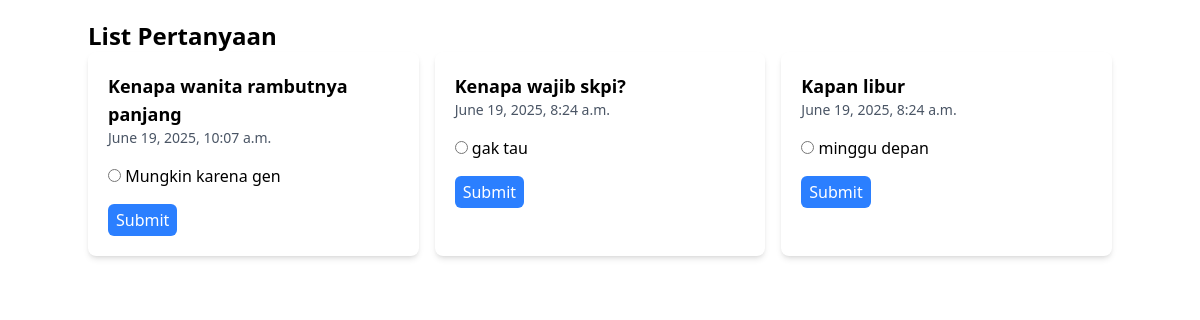
The page / on the database its author committed.
### polls/models.py (models this page shows)
class Question(models.Model):
    question_text = models.CharField(max_length=200)
    pub_date = models.DateTimeField('date published')

class Choice(models.Model):
    question = models.ForeignKey(Question, on_delete=models.CASCADE)
    choice_text = models.CharField(max_length=200)
    votes = models.IntegerField(default=0)

### polls/views.py (the view)
# urls.py: path("", views.html_index, name="html_index"),
def html_index(request):
  lates_question_list = Question.objects.order_by('-pub_date')[:5]
  answer_list = Choice.objects.all()
  context = {
    "latest_question_list": lates_question_list,
    "answer_list": answer_list
  }
  return render(request, "index.html", context)

### polls/templates/index.html (shortened to what this page needs)
<!DOCTYPE html>
<html lang="en">
<head>
    <script src="https://cdn.jsdelivr.net/npm/@tailwindcss/browser@4"></script>
</head>
<body>
    <div class="container mx-auto py-5">
        <h1 class="text-2xl font-bold">
            List Pertanyaan
        </h1>
        <div class="grid grid-cols-1 md:grid-cols-2 lg:grid-cols-3 gap-4">
            {% for question in latest_question_list %}
                <div class="bg-white rounded-lg shadow-md p-5">
                    <h2 class="text-lg font-semibold">{{ question.question_text }}</h2>
                    <p class="text-sm text-gray-600">{{ question.pub_date }}</p>
                    <form action="{% url 'submit_vote' question.id %}" method="post" class="mt-4">
                        {% for answer in answer_list %}
                            {% if answer.question == question %}
                                <label for="answer{{ forloop.counter }}" class="w-full block cursor-pointer">
                                    <input type="radio" name="answer" value="{{ answer.id }}" id="answer{{ forloop.counter }}">
                                    {{ answer.choice_text }}
                                </label>
                            {% endif %}
                        {% endfor %}
                        <button type="submit" class="cursor-pointer mt-4 bg-blue-500 text-white px-2 py-1 rounded-md">
                            Submit
                        </button>
                    </form>
                </div>
            {% endfor %}
        </div>
    </div>
</body>
</html>

### rows shown on the page
Question: question_text "Kenapa wanita rambutnya panjang", pub_date "June 19, 2025, 10:07 a.m."
Choice: choice_text "Mungkin karena gen"
Question: question_text "Kenapa wajib skpi?", pub_date "June 19, 2025, 8:24 a.m."
Choice: choice_text "gak tau"
Question: question_text "Kapan libur", pub_date "June 19, 2025, 8:24 a.m."
Choice: choice_text "minggu depan"
